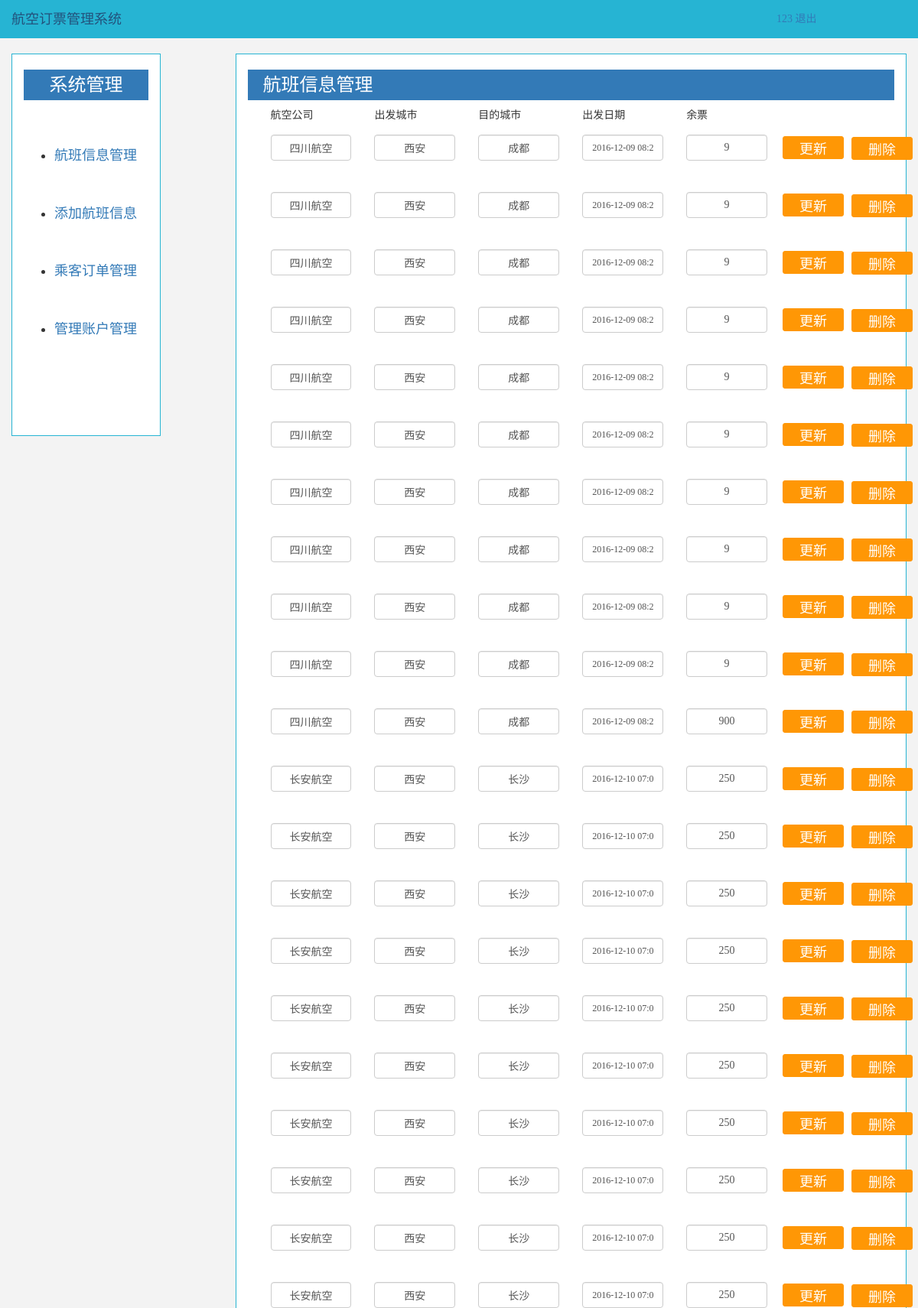
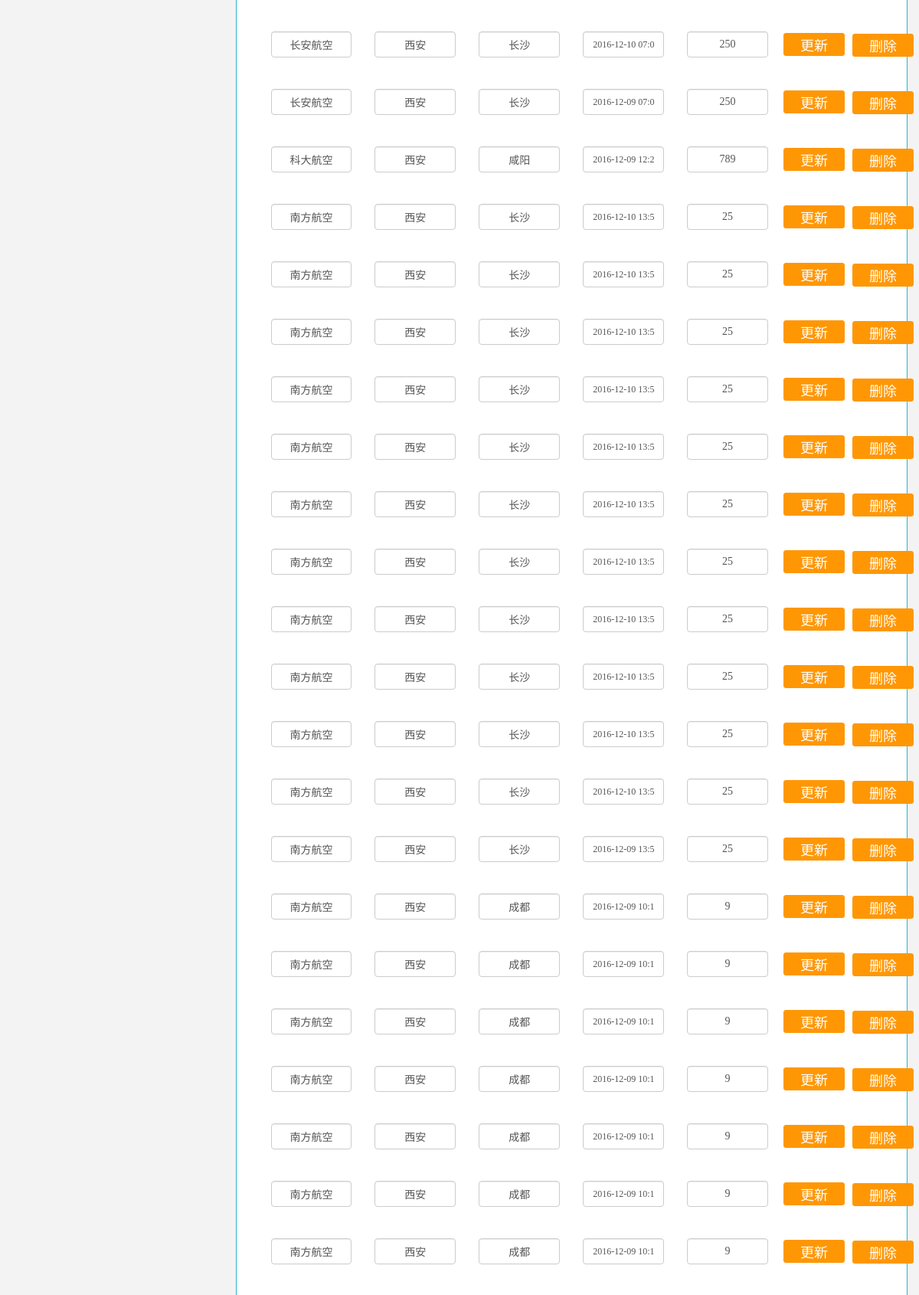
Screenshot of /manage_1.php (signed in, upper part) with the database file from the repository (2 pictures, top to bottom).
### tables this page shows
CREATE TABLE `flightinfo` (
  `flightId` char(20) NOT NULL,
  `startCity` char(10) NOT NULL,
  `endCity` char(10) NOT NULL,
  `startPort` char(10) NOT NULL,
  `endPort` char(10) NOT NULL,
  `startTime` datetime NOT NULL,
  `endTime` datetime NOT NULL,
  `economy` int(5) NOT NULL,
  `discount` float(3,2) DEFAULT NULL,
  `size` int(4) NOT NULL,
  `company` char(5) NOT NULL,
  PRIMARY KEY (`flightId`)
);

### manage_1.php (the view, shortened to what this page needs)
<!DOCTYPE html>
<html lang="en">
<head>
	<link rel="stylesheet" type="text/css" href="css/bootstrap.css">
	<link rel="stylesheet" type="text/css" href="css/main.css">
</head>
<?php
include "conn.php";
$s = "select * from flightInfo";
$result=mysql_query($s,$conn);
?>
<body>
	<nav class="top">
		<a href="" class="navbar-brand">航空订票管理系统</a>
		<div class="col-md-2 col-sm-2 col-xs-2 col-md-offset-10 col-sm-offset-10 col-xs-offset-10 user_session">
		<a href="#"><?php echo $_SESSION['username']?></a>
		<a href="manage_1.php?action=logout">退出</a>
	    </div>
	</nav>
	<div class="container-fluid manage">
	  <div class="row">
	    <div class="col-md-12 col-sm-12 col-xs-12">
	        <div class="manage-nav col-md-2 col-sm-2 col-xs-2 manage-left">
	        	<h3 class="bg-primary">系统管理</h3>
	        	<ul class="f18">
	        		<li><a href="#">航班信息管理</a></li>
	        		<li><a href="manage_2.php">添加航班信息</a></li>
	        		<li><a href="manage_3.php">乘客订单管理</a></li>
	        		<li><a href="manage_4.php">管理账户管理</a></li>
	        	</ul>
	        </div>
	        <div class="manage-nav col-md-9 col-sm-9 col-xs-9 col-md-offset-1 col-sm-offset-1 col-xs-offset-1 manage-right">
	        	<h3 class="bg-primary">航班信息管理</h3>
                <div class="col-md-12 col-sm-12">
				        <div class="col-md-2 col-sm-2 col-xs-2 form-group">
						    <span>航空公司</span>
				        </div>
				        <div class="col-md-2 col-sm-2 col-xs-2 form-group">
						    <span>出发城市</span>
				        </div>
				        <div class="col-md-2 col-sm-2 col-xs-2 form-group">
						    <span>目的城市</span>
				        </div>
				        <div class="col-md-2 col-sm-2 col-xs-2 form-group">
						    <span>出发日期</span>
				        </div>
				        <div class="col-md-2 col-sm-2 col-xs-2 form-group">
						    <span>余票</span>
				        </div>
			    </div>
                      <?php    while ($row=mysql_fetch_array($result)) {
?>
	        	<div class="col-md-12 col-sm-12">
			        <form  role="form" action="manage_1.php" method="get">
				        <div class="col-md-2 col-sm-2 col-xs-2 form-group">
						    <input class=" form-control" type="text" value="<?php echo $row['company']?>" name="company" placeholder="航空公司">
				        </div>
				        <div class="col-md-2 col-sm-2 col-xs-2 form-group">
						    <input class=" form-control" type="text"  value="<?php echo $row['startCity']?>" name="start_city" placeholder="出发城市">
				        </div>
				        <div class="col-md-2 col-sm-2 col-xs-2 form-group">
						    <input class=" form-control" type="text"  value="<?php echo $row['endCity']?>" name="end_city"  placeholder="到达城市">
				        </div>
				        <div class="col-md-2 col-sm-2 col-xs-2 form-group">
						    <input class=" form-control f12" type="text"  value="<?php echo substr($row['startTime'], 0,16);?>" name="start_time" placeholder="出发日期">
				        </div>
				        <div class="col-md-2 col-sm-2 col-xs-2 form-group">
						    <input class=" form-control" type="text"  value="<?php echo $row['size']?>" name="size" placeholder="余票">
				        </div>
						<div class="col-md-2 col-sm-2 col-xs-2 form-group">
						    <button class="operation" id="update" name="update" type="submit" >更新</button>
						    <button class="operation" id="delete" name="delete" type="submit" >删除</button>
				        </div>
				    </form>
			    </div>
                        <?php
}
?>
	        </div>
	    </div>
	  </div>
	</div>
</body>
</html>

### css/main.css (style rules this page uses)
body, nav { padding: 0px; margin: 0px; }
body { background-color: rgb(243, 243, 243); }
body, h1, h2, h3, h4, h5, h6, p, a, article { font-family: "Microsoft YaHei"; -webkit-font-smoothing: antialiased; -moz-font-smoothing: antialiased; font-smoothing: antialiased; }
input { text-align:center; }
.f12 { font-size:12px; }
.f18 { font-size: 18px; }
.top { width: 100%; height: 50px; background: rgb(38, 180, 211); background: #26B4D3; }
.user_session { position: relative; top: -35px; }
.manage-left, .manage-right { border: 1px solid rgb(38, 180, 211); background-color: white; }
.manage-left { height: 500px; }
.manage-left h3 { display: block; height: 40px; line-height: 40px; text-align: center; width: 100%; }
.manage-left ul li { padding-top: 50px; }
.manage-right h3 { display: block; height: 40px; line-height: 40px; width: 100%; padding-left: 20px; }
.operation { background: #ff9705 none repeat scroll 0 0; border: 1px solid #ff9705; border-radius: 3px; color: #fff; cursor: pointer; font-size: 18px; height: 30px; line-height: 30px; width: 80px; }
#update { position: relative; top: 2px; left: -10px; }
#delete { position: relative; top: -27px; left: 80px; }

### rows the page displays
flightinfo: company "四川航空", start_city "西安", end_city "成都", start_time "2016-12-09 08:20", size "9"
flightinfo: company "四川航空", start_city "西安", end_city "成都", start_time "2016-12-09 08:20", size "9"
flightinfo: company "四川航空", start_city "西安", end_city "成都", start_time "2016-12-09 08:20", size "9"
flightinfo: company "四川航空", start_city "西安", end_city "成都", start_time "2016-12-09 08:20", size "9"
flightinfo: company "四川航空", start_city "西安", end_city "成都", start_time "2016-12-09 08:20", size "9"
flightinfo: company "四川航空", start_city "西安", end_city "成都", start_time "2016-12-09 08:20", size "9"
flightinfo: company "四川航空", start_city "西安", end_city "成都", start_time "2016-12-09 08:20", size "9"
flightinfo: company "四川航空", start_city "西安", end_city "成都", start_time "2016-12-09 08:20", size "9"
flightinfo: company "四川航空", start_city "西安", end_city "成都", start_time "2016-12-09 08:20", size "9"
flightinfo: company "四川航空", start_city "西安", end_city "成都", start_time "2016-12-09 08:20", size "9"
flightinfo: company "四川航空", start_city "西安", end_city "成都", start_time "2016-12-09 08:20", size "900"
flightinfo: company "长安航空", start_city "西安", end_city "长沙", start_time "2016-12-10 07:05", size "250"
flightinfo: company "长安航空", start_city "西安", end_city "长沙", start_time "2016-12-10 07:05", size "250"
flightinfo: company "长安航空", start_city "西安", end_city "长沙", start_time "2016-12-10 07:05", size "250"
flightinfo: company "长安航空", start_city "西安", end_city "长沙", start_time "2016-12-10 07:05", size "250"
flightinfo: company "长安航空", start_city "西安", end_city "长沙", start_time "2016-12-10 07:05", size "250"
flightinfo: company "长安航空", start_city "西安", end_city "长沙", start_time "2016-12-10 07:05", size "250"
flightinfo: company "长安航空", start_city "西安", end_city "长沙", start_time "2016-12-10 07:05", size "250"
flightinfo: company "长安航空", start_city "西安", end_city "长沙", start_time "2016-12-10 07:05", size "250"
flightinfo: company "长安航空", start_city "西安", end_city "长沙", start_time "2016-12-10 07:05", size "250"
flightinfo: company "长安航空", start_city "西安", end_city "长沙", start_time "2016-12-10 07:05", size "250"
flightinfo: company "长安航空", start_city "西安", end_city "长沙", start_time "2016-12-10 07:05", size "250"
flightinfo: company "长安航空", start_city "西安", end_city "长沙", start_time "2016-12-09 07:05", size "250"
flightinfo: company "科大航空", start_city "西安", end_city "咸阳", start_time "2016-12-09 12:20", size "789"
flightinfo: company "南方航空", start_city "西安", end_city "长沙", start_time "2016-12-10 13:50", size "25"
flightinfo: company "南方航空", start_city "西安", end_city "长沙", start_time "2016-12-10 13:50", size "25"
flightinfo: company "南方航空", start_city "西安", end_city "长沙", start_time "2016-12-10 13:50", size "25"
flightinfo: company "南方航空", start_city "西安", end_city "长沙", start_time "2016-12-10 13:50", size "25"
flightinfo: company "南方航空", start_city "西安", end_city "长沙", start_time "2016-12-10 13:50", size "25"
flightinfo: company "南方航空", start_city "西安", end_city "长沙", start_time "2016-12-10 13:50", size "25"
flightinfo: company "南方航空", start_city "西安", end_city "长沙", start_time "2016-12-10 13:50", size "25"
flightinfo: company "南方航空", start_city "西安", end_city "长沙", start_time "2016-12-10 13:50", size "25"
flightinfo: company "南方航空", start_city "西安", end_city "长沙", start_time "2016-12-10 13:50", size "25"
flightinfo: company "南方航空", start_city "西安", end_city "长沙", start_time "2016-12-10 13:50", size "25"
flightinfo: company "南方航空", start_city "西安", end_city "长沙", start_time "2016-12-10 13:50", size "25"
flightinfo: company "南方航空", start_city "西安", end_city "长沙", start_time "2016-12-09 13:50", size "25"
flightinfo: company "南方航空", start_city "西安", end_city "成都", start_time "2016-12-09 10:15", size "9"
flightinfo: company "南方航空", start_city "西安", end_city "成都", start_time "2016-12-09 10:15", size "9"
flightinfo: company "南方航空", start_city "西安", end_city "成都", start_time "2016-12-09 10:15", size "9"
flightinfo: company "南方航空", start_city "西安", end_city "成都", start_time "2016-12-09 10:15", size "9"
flightinfo: company "南方航空", start_city "西安", end_city "成都", start_time "2016-12-09 10:15", size "9"
flightinfo: company "南方航空", start_city "西安", end_city "成都", start_time "2016-12-09 10:15", size "9"
flightinfo: company "南方航空", start_city "西安", end_city "成都", start_time "2016-12-09 10:15", size "9"

### other values shown
$_SESSION['username'] "123"
